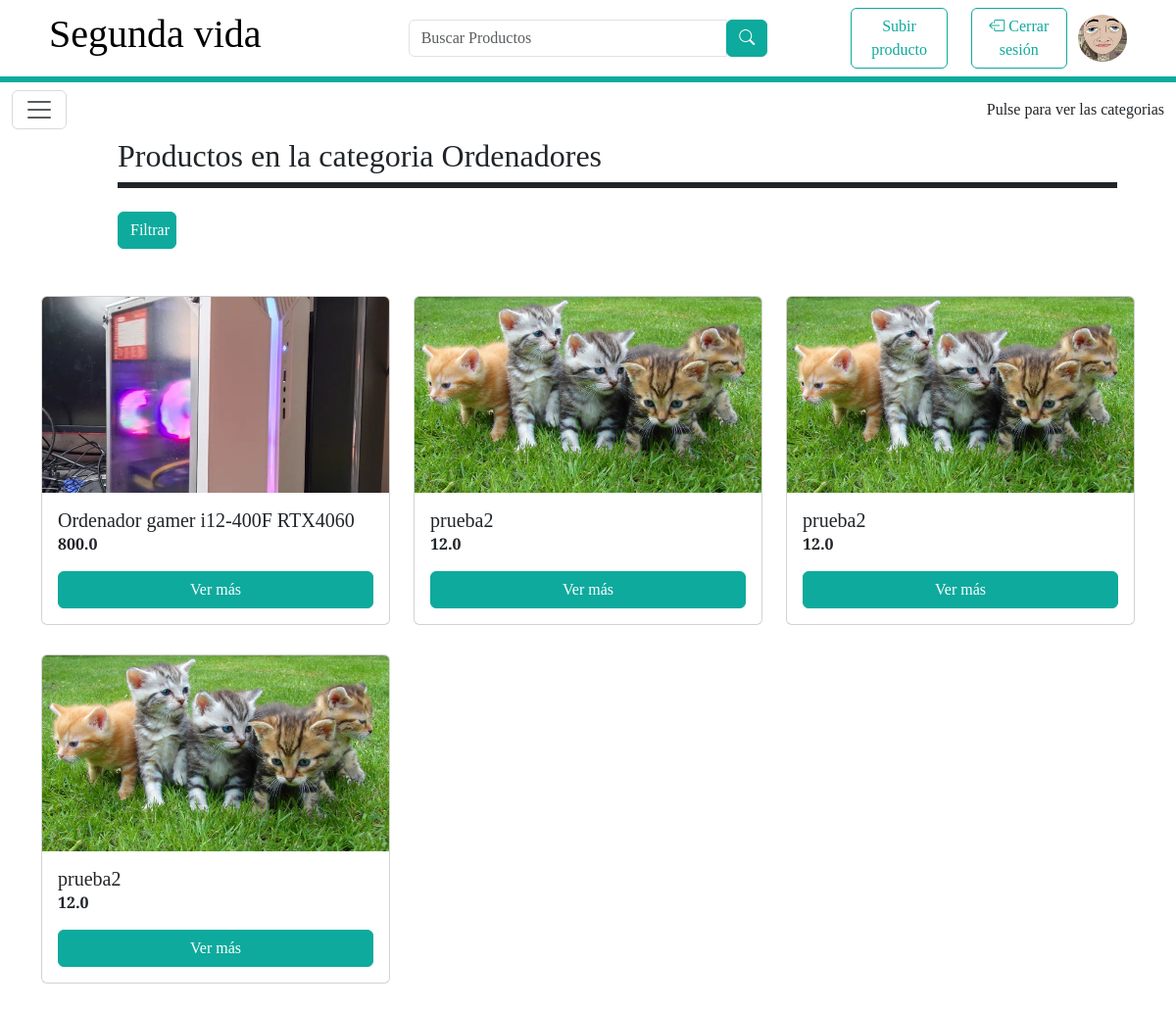
The page /product_list/7 (signed in) on the database as committed earlier.
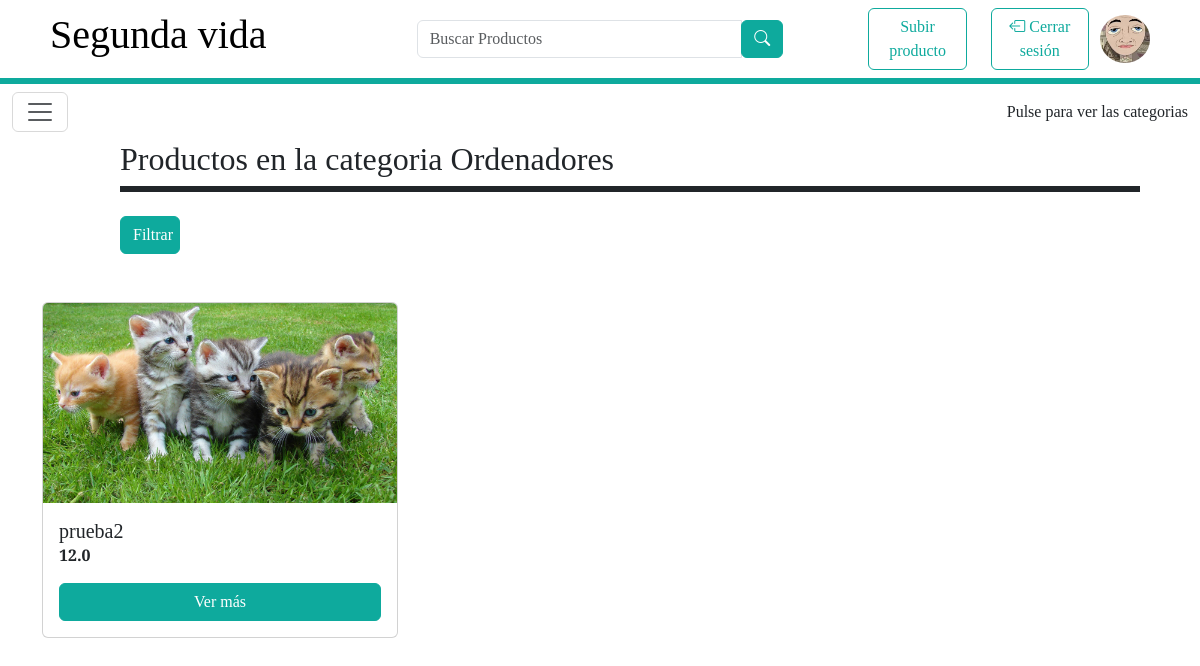
The same page on the database as committed later.
### tfg_app/models.py (models this page shows, shortened)
class Producto(models.Model):
    id = models.IntegerField(primary_key=True)
    nombre = models.CharField(max_length = 100, null = True)
    descripcion = models.TextField(max_length=500)
    precio = models.FloatField()
    imagen = models.ImageField(upload_to="productos/", blank=True)
    imagen2 = models.ImageField(upload_to="productos/", blank=True)
    imagen3 = models.ImageField(upload_to="productos/" ,blank=True)
    user_id = models.ForeignKey(Perfil,related_name='productos', on_delete=models.CASCADE)
    categorias = models.ForeignKey(Categoria, on_delete=models.CASCADE)
    create_datetime = models.DateTimeField(auto_now_add = True)
    product_id = models.CharField(blank=True,null=True,max_length = 100)
    price_id = models.CharField(blank=True,null=True,max_length = 100)

### tfg_app/views.py (the view, shortened to what this page needs)
# urls.py: path('product_list/<pk>', ProductoListView.as_view(), name='product_list'),
class ProductoListView(LoginRequiredMixin, TemplateView):
    template_name = 'producto_list.html'
    def get_context_data(self, **kwargs):
        context = super().get_context_data(**kwargs)
        categoria = Categoria.objects.get(id=self.kwargs['pk'])
        context['productos'] = Producto.objects.filter(categorias=categoria)
        context['perfil'] = Perfil.objects.get(user_id=self.request.user.id)
        context['categorias'] = Categoria.objects.all()
        context['object'] = categoria
        context['form_busqueda'] = FormularioBusqueda()  # Cambié el nombre del contexto para evitar conflictos
        context['ciudades'] = PROVINCIAS_CHOICES_ARRAY
        return context

### tfg_app/forms.py
class FormularioBusqueda(forms.Form):
    precio_minimo = forms.DecimalField(label='Precio mínimo', required=False, min_value=0, decimal_places=2)
    precio_maximo = forms.DecimalField(label='Precio máximo', required=False, min_value=0, decimal_places=2)
    provincia = forms.CharField(label='Provincia', required=False)

### tfg_app/models.py (called while the page is built)
    def __str__(self) -> str:
        return self.nombre

### tfg_app/templates/producto_list.html (shortened to what this page needs)
<!DOCTYPE html>
<html lang="en">
<head>
</head>
<body>
    {% include 'header.html'%}
    {% include 'navbar.html'%}
    <main class="col">
      {% if busqueda %}
      <h2 style="margin-left: 10%;">Resultados de la búsqeda ({{numero}})</h2>
      {% else %}
      <h2 style="margin-left: 10%;">Productos en la categoria {{object}}</h2>
      {% endif %}
      <div class="border border-3 border-dark" style="margin-left: 10%; margin-right: 5%"></div>
      <br>
      <div class="btn btn-primary ml-4 mb-5 " style="width:5%;height: 5%; margin-left: 10%;" type="button" data-bs-toggle="modal" data-bs-target="#exampleModal" >Filtrar</div>
      <div class="container">
        <div class="row">
          {% if productos %}
            {% for product in productos %}
            <div class="col-md-4">
              <div class="card product-card">
                  <img src="{{product.imagen.url}}" class="card-img-top product-img" alt="Imagen del Producto 1">
                  <div class="card-body">
                      <h5 class="card-title">{{product.nombre}}</h5>
                      <p class="product-price">{{product.precio}}</p>
                      <a href="{% url 'product_detail' pk=product.pk%}" class="btn btn-primary">Ver más</a>
                  </div>
              </div>
            </div>
            {% endfor %}
            {% else %}
            <h1>Esta categoría no cuenta con productos actualmente. ¡Súbelos tu!</h1>
            {% endif %}
          </div>
        </main>
    </body>
</html>

Rows that differ between the two databases and show on the page:
removed Producto: imagen (picture), nombre "Ordenador gamer i12-400F RTX4060", precio "800.0"
removed Producto: imagen (picture), nombre "prueba2", precio "12.0"
removed Producto: imagen (picture), nombre "prueba2", precio "12.0"
